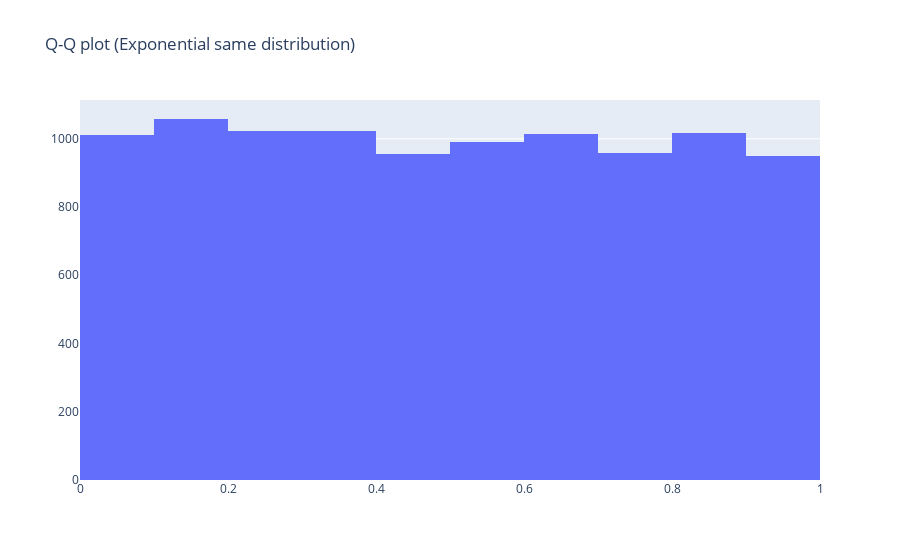

Notebook code for this chart:
### Code cell
fig = go.Figure([go.Histogram(x=p_values_ttest['expon'], xbins={"start":0, "end":1, "size": 0.1})])
fig.update_layout(title='Q-Q plot (Exponential same distribution)')
fig

### Figure 1 — Plotly figure (JSON) as saved in the notebook; plotly's stock layout.template omitted (floating-point values rounded to 4 significant figures; data arrays with more than 128 entries replaced by an {"elided": "..."} marker saying what was removed)
{"data": [{"type": "histogram", "x": {"elided": "10000 float values"}, "xbins": {"end": 1, "size": 0.1, "start": 0}}], "layout": {"title": {"text": "Q-Q plot (Exponential same distribution)"}}}
